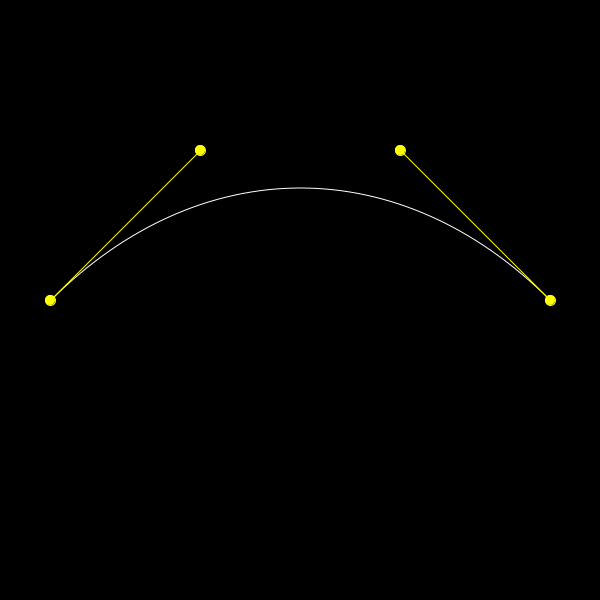
Frame 1 (no input)
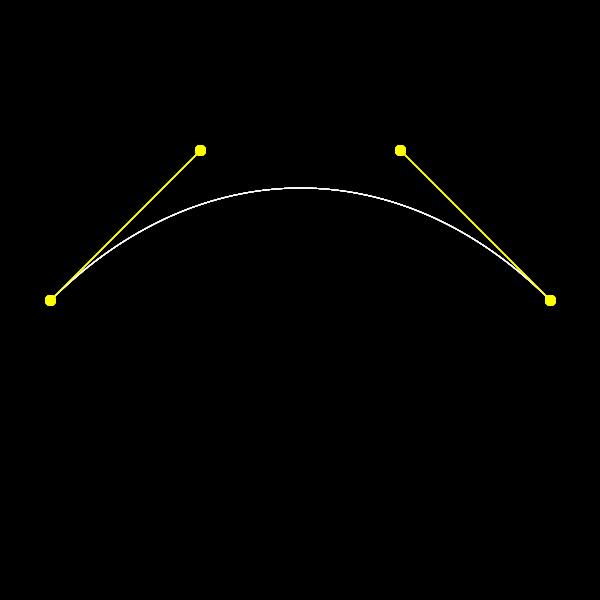
Frame 60 (the mouse pressed at the canvas centre just before this capture)
Frame 120 (the mouse held since frame 60 and released just before this capture): identical to frame 60, image omitted

The Processing sketch that drew these frames (run headless with seeded random() and noise(); from frame 60 on, the mouse is pressed at the canvas centre):

// Processing sketch: processing_74124
// ── processing_74124.pde

int[] sp = {
  0, height/2
};
int[] ep = {
  width, height/2
};
int[] cp1 = {
  width/3, height/3
};
int[] cp2 = {
  (width/3)*2, (height/3)*2
};

int cpVis=1;


void setup() {
  size(600, 600);
  sp[0]=50;
  sp[1]=height/2;

  ep[0]=width-50;
  ep[1]=height/2;

  cp1[0]= width/3;
  cp1[1]= height/4;

  cp2[0]=(width/3)*2;
  cp2[1]=height/4;
  smooth();
  background(0);
  frameRate(60);
  //noLoop();
}
int a=0;
void draw() {



  fill(0, 0, 0, 10);
  noStroke();
  rect(0, 0, width, height);
  noFill();
  stroke(255);
  strokeWeight(1);

  bezier(sp[0], sp[1], cp1[0], cp1[1], cp2[0], cp2[1], ep[0], ep[1]);


  stroke(255, 255, 0);
  fill(255, 255, 0);
  strokeWeight(1);
  line(sp[0], sp[1], cp1[0], cp1[1]);
  ellipse(cp1[0], cp1[1], 10, 10);
  ellipse(sp[0], sp[1], 10, 10);

  line(ep[0], ep[1], cp2[0], cp2[1]);
  ellipse(ep[0], ep[1], 10, 10);
  ellipse(cp2[0], cp2[1], 10, 10);
  
  
  if (mousePressed) {
    if (mousePressed && dist(mouseX, mouseY, cp1[0], cp1[1]) <30) {
      cp1[0] = mouseX;
      cp1[1] = mouseY;
    }
    if (mousePressed && dist(mouseX, mouseY, cp2[0], cp2[1]) <30) {
      cp2[0] = mouseX;
      cp2[1] = mouseY;
    }
    if (mousePressed && dist(mouseX, mouseY, sp[0], sp[1]) <30) {
      sp[0] = mouseX;
      sp[1] = mouseY;
    }
    if (mousePressed && dist(mouseX, mouseY, ep[0], ep[1]) <30) {
      ep[0] = mouseX;
      ep[1] = mouseY;
    }
  }
}

void keyPressed() {
  if (key == ' ') {
    sp[0]=50;
    sp[1]=height/2;

    ep[0]=width-50;
    ep[1]=height/2;

    cp1[0]= width/3;
    cp1[1]= height/4;

    cp2[0]=(width/3)*2;
    cp2[1]=height/4;
  }
}
